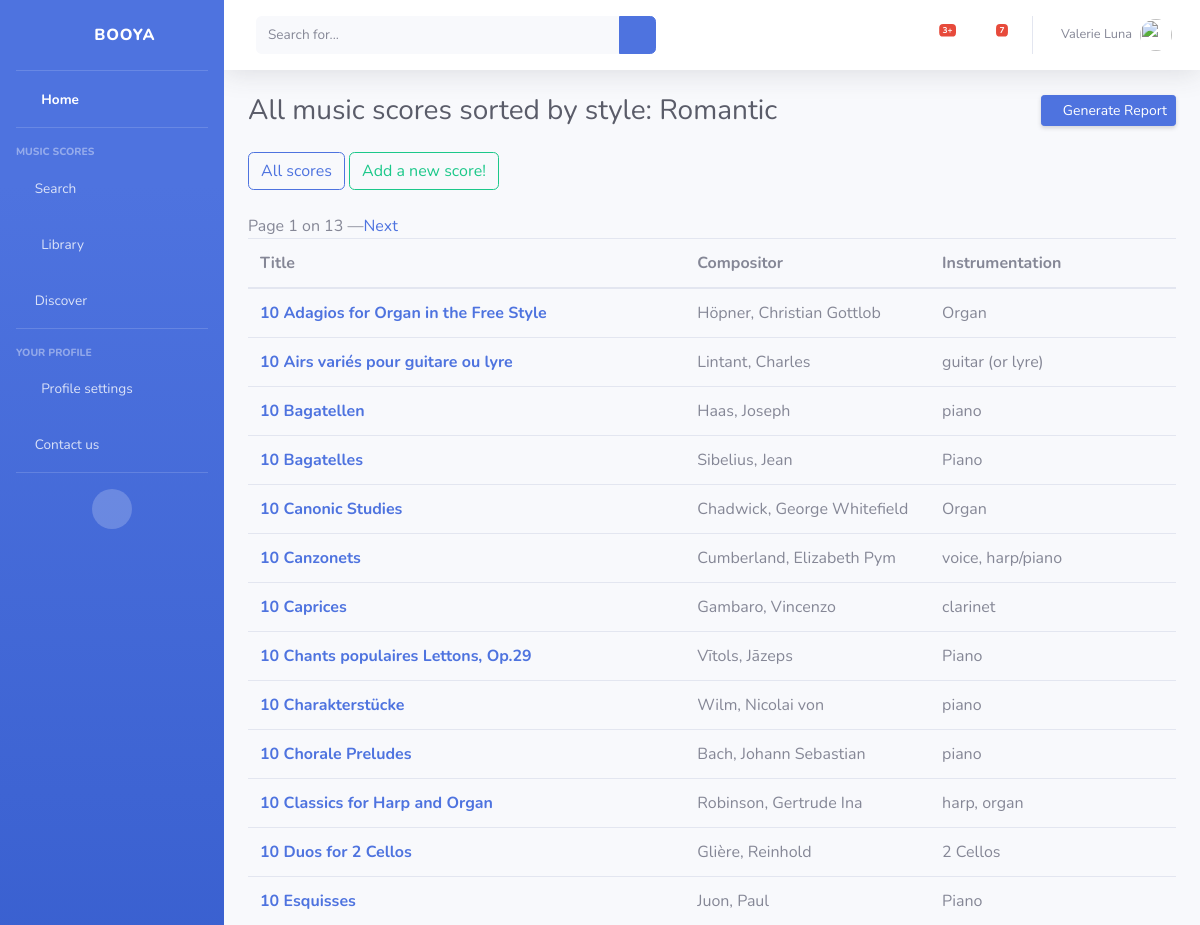
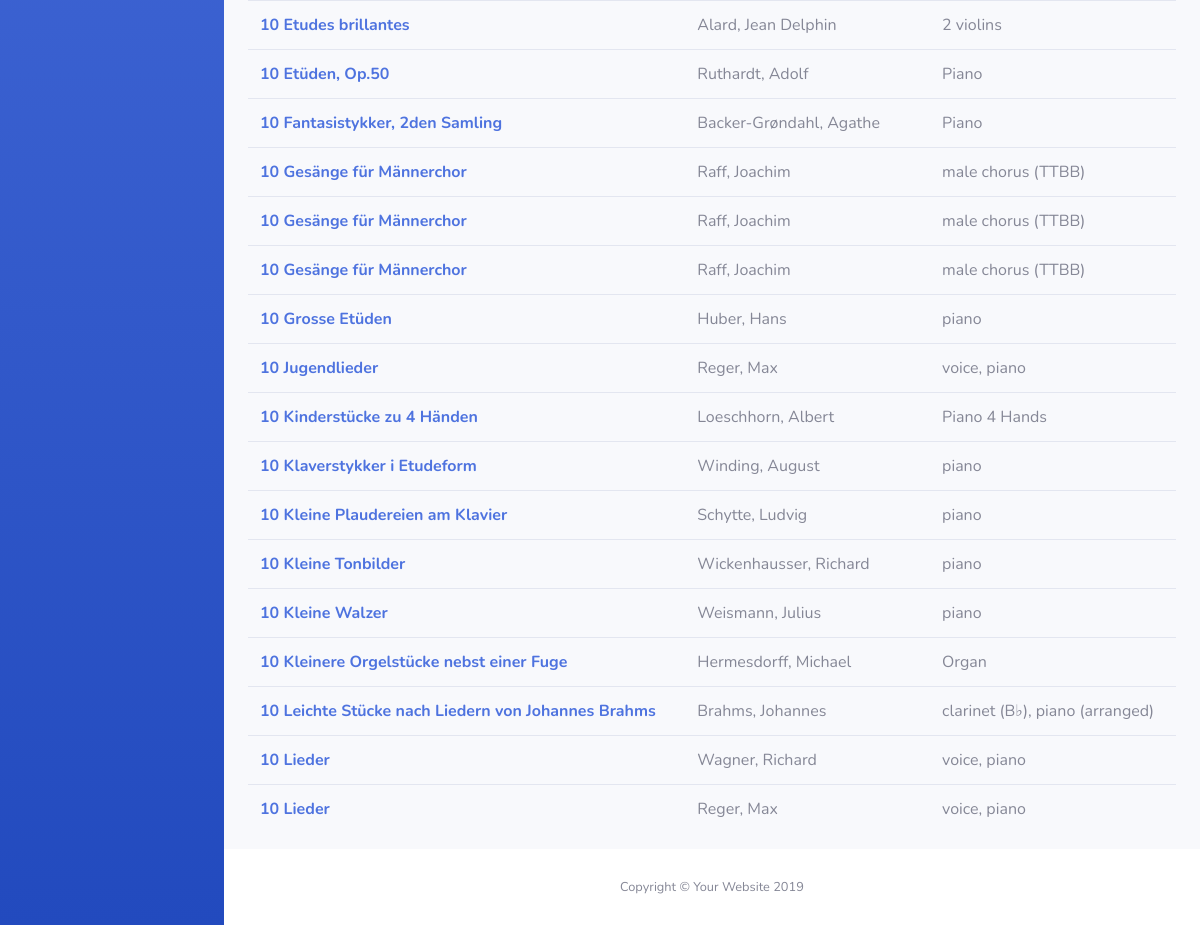
/home/scores_list_by_cat/Romantic, run on the app's committed database (2 pictures, top to bottom).
### search/models.py (models this page shows, shortened)
class Sheet(models.Model):
    title = models.CharField(max_length=100)
    subtitle = models.CharField(max_length=100, default='unknown')
    compositor = models.CharField(max_length=42, default='unknown')
    instrumentation = models.CharField(max_length=155, default='unknown')
    pdf_link = models.URLField(max_length=200, default='unknown')
    sections = models.CharField(max_length=100, default='unknown')
    description = models.CharField(max_length=100, default='unknown')
    composition_date = models.IntegerField(default=0)
    first_interpretation_date = models.CharField(max_length=100, default='unknown')
    release_date = models.CharField(max_length=100, default='unknown')
    duration = models.CharField(max_length=100, default='unknown')
    compositor_period = models.CharField(max_length=100, default='unknown')
    editor = models.CharField(max_length=100, default='unknown')
    style = models.CharField(max_length=100, default='unknown')
    key = models.CharField(max_length=100, default='unknown')
    source = models.CharField(max_length=100, default='unknown')
    comments = models.CharField(max_length=1000, default='no comment')
    nb_instruments = models.IntegerField(default=0)
    difficulty = models.FloatField(default=0)
    popularity = models.FloatField(default=0)
    dedication = models.CharField(max_length=100, default='unknown')
    num_opus = models.CharField(max_length=100, default='unknown')
    download_date = models.DateTimeField(default=timezone.now,
                                verbose_name="Publication date",
                                null=True)
    commentaires = GenericRelation('Commentaire')
    class Meta:
        verbose_name = "Music score"
        ordering = ['title']

### search/views.py (the view)
# urls.py: path('scores_list_by_cat/<category>', views.ListScores_by_cat.as_view(), name="scores_list_by_cat"),
class ListScores_by_cat(ListView):
    model = Sheet
    template_name = "search/scores_list_by.html"
    context_object_name = "list_sheets"
    paginate_by = 30
    def get_queryset(self):
        return Sheet.objects.filter(style=self.kwargs['category'].capitalize())
    def get_context_data(self, **kwargs):
        context = super(ListScores_by_cat, self).get_context_data(**kwargs)
        context['types'] = str('style: ' + self.kwargs['category'].capitalize())
        return context

### search/templates/search/scores_list_by.html (shortened to what this page needs)
<!DOCTYPE html>
<html lang="en">
{% extends "base.html" %}
{% block corps %}
<div class="container-fluid">
    {% block header_title %}
    <div class="d-sm-flex align-items-center justify-content-between mb-4">
        <h1 class="h3 mb-0 text-gray-800">All music scores sorted by {{types}}
            </h1>
        <a href="#" class="d-none d-sm-inline-block btn btn-sm btn-primary shadow-sm"><i
                class="fas fa-download fa-sm text-white-50"></i> Generate Report</a>
    </div>
    <a class="btn btn-outline-primary" href="{% url 'scores_list' %}" role="button">All scores</a>
    <a class="btn btn-outline-success" href="{% url 'add_score' %}" role="button">Add a new score!</a>
    {% endblock %}
    <br>
    <br>
    <div class="pagination">
        Page {{ page_obj.number }} on {{ page_obj.paginator.num_pages }}
        {% if page_obj.has_next %}
        — <a href="?page={{ page_obj.next_page_number }}"> Next</a>
        {% endif %}
    </div>
    <table class="table">
        <thead>
        <tr>
            <th scope="col">Title</th>
            <th scope="col">Compositor</th>
            <th scope="col">Instrumentation</th>
        </tr>
        </thead>
        <tbody>
        {% for sheet in list_sheets %}
        <tr>
            <div class="sheet">
                <th scope="row"><a href="{% url 'read' sheet.id %}">{{ sheet.title }}</a></th>
                <td>{{ sheet.compositor }}</td>
                <td>{{ sheet.instrumentation }}</td>
            </div>
            {% empty %}
            <p>No sheet music</p>
            {% endfor %}
        </tr>
        </tbody>
    </table>
</div>
    {% endblock %}

### data on the page
Sheet: title "10 Adagios for Organ in the Free Style", compositor "Höpner, Christian Gottlob", instrumentation "Organ"
Sheet: title "10 Airs variés pour guitare ou lyre", compositor "Lintant, Charles", instrumentation "guitar (or lyre)"
Sheet: title "10 Bagatellen", compositor "Haas, Joseph", instrumentation "piano"
Sheet: title "10 Bagatelles", compositor "Sibelius, Jean", instrumentation "Piano"
Sheet: title "10 Canonic Studies", compositor "Chadwick, George Whitefield", instrumentation "Organ"
Sheet: title "10 Canzonets", compositor "Cumberland, Elizabeth Pym", instrumentation "voice, harp/piano"
Sheet: title "10 Caprices", compositor "Gambaro, Vincenzo", instrumentation "clarinet"
Sheet: title "10 Chants populaires Lettons, Op.29", compositor "Vītols, Jāzeps", instrumentation "Piano"
Sheet: title "10 Charakterstücke", compositor "Wilm, Nicolai von", instrumentation "piano"
Sheet: title "10 Chorale Preludes", compositor "Bach, Johann Sebastian", instrumentation "piano"
Sheet: title "10 Classics for Harp and Organ", compositor "Robinson, Gertrude Ina", instrumentation "harp, organ"
Sheet: title "10 Duos for 2 Cellos", compositor "Glière, Reinhold", instrumentation "2 Cellos"
Sheet: title "10 Esquisses", compositor "Juon, Paul", instrumentation "Piano"
Sheet: title "10 Etudes brillantes", compositor "Alard, Jean Delphin", instrumentation "2 violins"
Sheet: title "10 Etüden, Op.50", compositor "Ruthardt, Adolf", instrumentation "Piano"
Sheet: title "10 Fantasistykker, 2den Samling", compositor "Backer-Grøndahl, Agathe", instrumentation "Piano"
Sheet: title "10 Gesänge für Männerchor", compositor "Raff, Joachim", instrumentation "male chorus (TTBB)"
Sheet: title "10 Gesänge für Männerchor", compositor "Raff, Joachim", instrumentation "male chorus (TTBB)"
Sheet: title "10 Gesänge für Männerchor", compositor "Raff, Joachim", instrumentation "male chorus (TTBB)"
Sheet: title "10 Grosse Etüden", compositor "Huber, Hans", instrumentation "piano"
Sheet: title "10 Jugendlieder", compositor "Reger, Max", instrumentation "voice, piano"
Sheet: title "10 Kinderstücke zu 4 Händen", compositor "Loeschhorn, Albert", instrumentation "Piano 4 Hands"
Sheet: title "10 Klaverstykker i Etudeform", compositor "Winding, August", instrumentation "piano"
Sheet: title "10 Kleine Plaudereien am Klavier", compositor "Schytte, Ludvig", instrumentation "piano"
Sheet: title "10 Kleine Tonbilder", compositor "Wickenhausser, Richard", instrumentation "piano"
Sheet: title "10 Kleine Walzer", compositor "Weismann, Julius", instrumentation "piano"
Sheet: title "10 Kleinere Orgelstücke nebst einer Fuge", compositor "Hermesdorff, Michael", instrumentation "Organ"
Sheet: title "10 Leichte Stücke nach Liedern von Johannes Brahms", compositor "Brahms, Johannes", instrumentation "clarinet (B♭), piano (arranged)"
Sheet: title "10 Lieder", compositor "Wagner, Richard", instrumentation "voice, piano"
Sheet: title "10 Lieder", compositor "Reger, Max", instrumentation "voice, piano"

### other printed values
{{ types }} "style: Romantic"
{{ page_obj.number }} "1"
{{ page_obj.paginator.num_pages }} "13"
